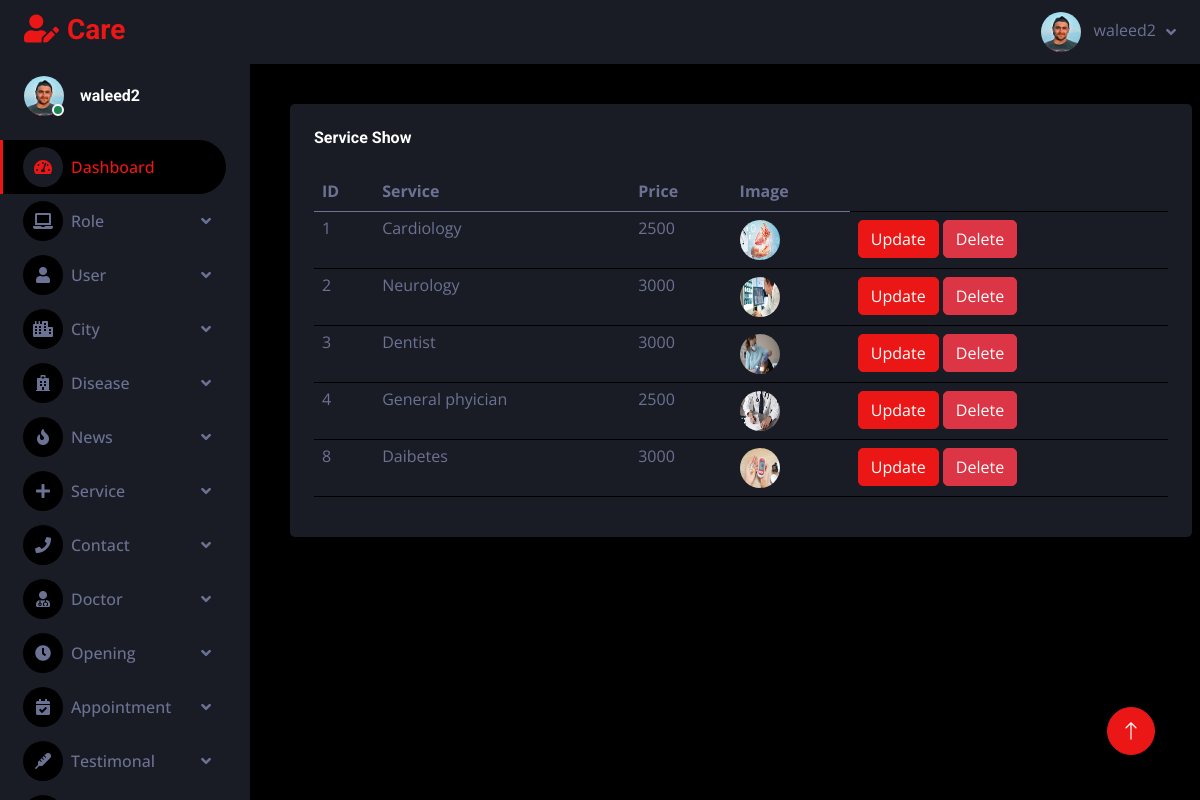
The page /adminpanel/serviceshow.php (signed in) on the database its author committed.
### tables this page shows
CREATE TABLE `service` (
  `service_id` int(11) NOT NULL,
  `servicename` varchar(255) NOT NULL,
  `serviceprice` varchar(255) NOT NULL,
  `service_img` varchar(255) NOT NULL
);

### adminpanel/serviceshow.php (the view)
<?php
include "header.php";
?>
  <div class="container-fluid pt-4 px-4">
                    <div class=" mt-3 mb-3 mx-3  table table-dark table-striped">
                        <div class="bg-secondary rounded h-100 p-4">
                            <h6 class="mb-4">Service Show</h6>
                                <table class="table">
                                <thead>
                                 <tr>
                                    <th> ID </th>
                                    <th> Service </th>
                                    <th> Price </th>
                                    <th> Image </th>
                                 </tr>
                                </thead>
                                <tbody>
                        <?php
                        require "connection.php";
                        $qry = "SELECT * FROM `service`";
                        $res = mysqli_query($conn, $qry);
                        while ($row =mysqli_fetch_assoc($res)){
                          ?>
                        <tr>
                          <td class="py-1"><?php echo $row['service_id'] ?></td>
                          <td class="py-1"><?php echo $row['servicename'] ?></td>
                          <td class="py-1"><?php echo $row['serviceprice'] ?></td>
                          <td><img class="rounded-circle" src="<?php echo $row['service_img']?>" alt="Service Image" style="width: 40px; height: 40px;"></td>
                          <td>
                          <a href="serviceupdate.php?updid=<?php echo $row['service_id'] ?>">
                          <button type="button" class="btn btn-primary btn-rounded btn-fw">Update</button>
                          <a href="servicedelete.php?dltid=<?php echo $row['service_id']?>">
                          <button type="button" class="btn btn-danger btn-rounded btn-fw">Delete</button>
                        </td>
                        </tr>
                        <?php } ?>
                      </tbody>
                                </table>
                            </div>
                    </div>
                        </div>
<?php
include "footer.php";
?>

### adminpanel/css/style.css (style rules this page uses)
:root { --primary: #EB1616; --secondary: #191C24; --light: #6C7293; --dark: #000000; }
.btn { transition: .5s; }

### rows shown on the page
service: service_id "1", servicename "Cardiology", serviceprice "2500", service_img (picture)
service: service_id "2", servicename "Neurology", serviceprice "3000", service_img (picture)
service: service_id "3", servicename "Dentist", serviceprice "3000", service_img (picture)
service: service_id "4", servicename "General phyician", serviceprice "2500", service_img (picture)
service: service_id "8", servicename "Daibetes", serviceprice "3000", service_img (picture)

### other values the page prints
$_SESSION['name'] "waleed2"
